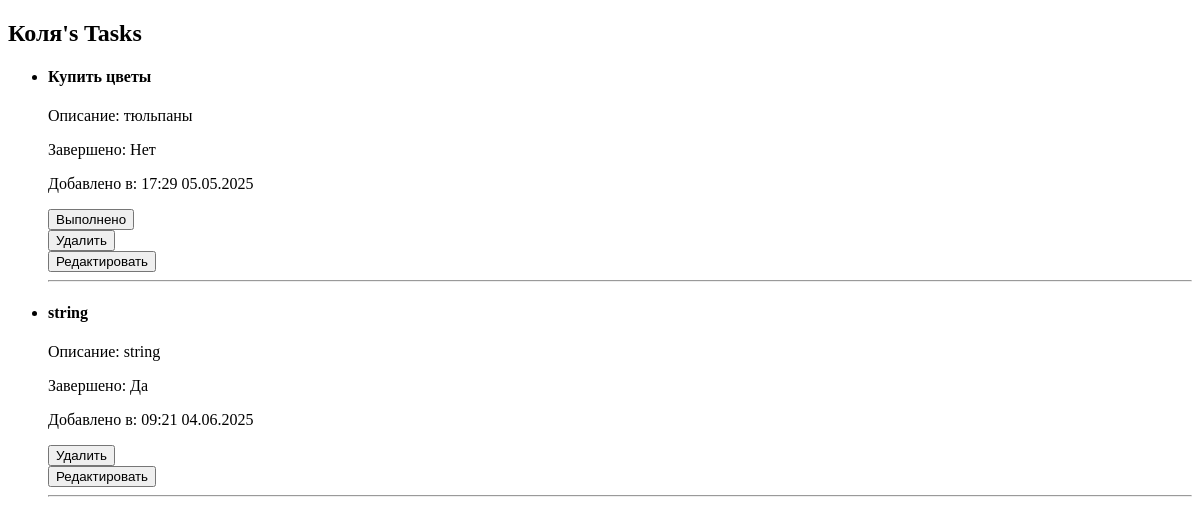
/user/me/tasks (signed in), run on an earlier commit of the app's database.
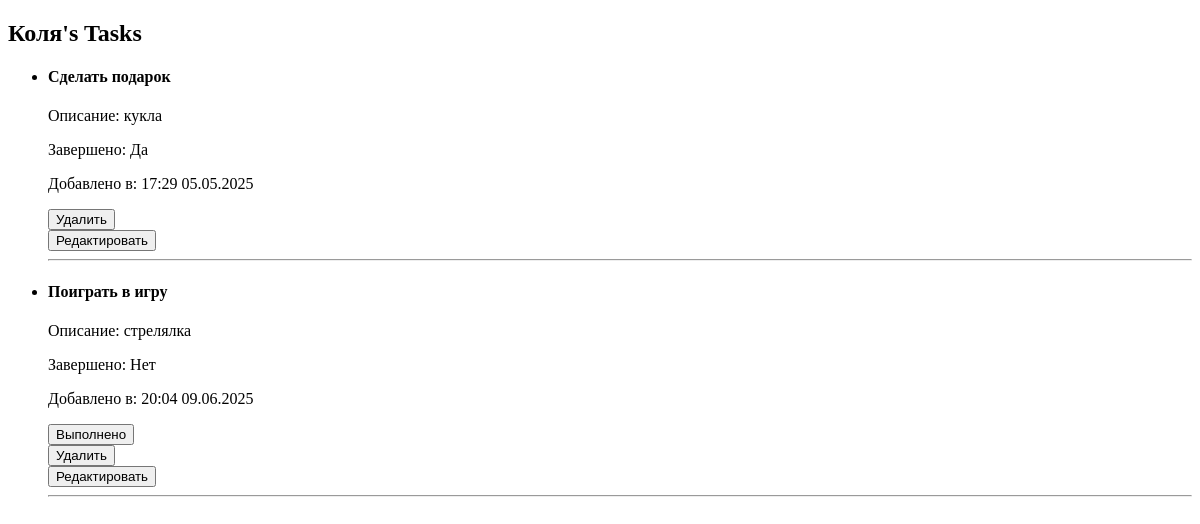
And on a later commit of the database.
### models/users.py (models this page shows)
class User(UserBase, table=True):
    __tablename__ = "users"
    id: int | None = Field(default=None, primary_key=True)
    hashed_password: str

### models/tasks.py (models this page shows)
class Task(TaskBase, table=True):
    __tablename__ = "tasks"
    id: int | None = Field(default=None, primary_key=True)
    is_completed: bool | None = Field(default=False)
    created_at: datetime = Field(
        default_factory=datetime.now,
        sa_column_kwargs={"server_default": func.now()},
        nullable=False,
    )
    user_id: int = Field(foreign_key="users.id", ondelete="CASCADE")

### routers/users.py (the view)
@router.get("/me/tasks")
def my_tasks_page(
    request: Request,
    session: SessionDep,
    current_user: Annotated[User, Depends(get_current_user)],
    offset: int = 0,
    limit: Annotated[int, Query(le=100)] = 100
):
    tasks = session.exec(
        select(Task).where(Task.user_id == current_user.id).offset(offset).limit(limit)
    ).all()
    return templates.TemplateResponse("user_tasks.html", {
        "request": request,
        "tasks": tasks,
        "user": current_user
    })

### templates/user_tasks.html (shortened to what this page needs)
<!DOCTYPE html>
<html>
<head>
</head>
<body>
    <h2>{{ user.username }}'s Tasks</h2>
    {% if tasks %}
        <ul>
        {% for task in tasks %}
            <li>
                <h4>{{ task.title }}</h4>
                <p>Описание: {{ task.description }}</p>
                <p>Завершено: {{ "Да" if task.is_completed else "Нет" }}</p>
                <p>Добавлено в: {{ task.created_at.strftime("%H:%M %d.%m.%Y") }}</p>
                {% if not task.is_completed %}
                <form method="post" action="/task/complete/{{ task.id }}">
                    <button type="submit">Выполнено</button>
                </form>
                {% endif %}
                <form method="post" action="/task/delete/{{ task.id }}" onsubmit="return confirm('Удалить задачу?');">
                    <button type="submit">Удалить</button>
                </form>
                <form method="get" action="/task/editing/{{ task.id }}">
                    <button type="submit">Редактировать</button>
                </form>
                <hr>
            </li>
        {% endfor %}
        </ul>
    {% else %}
        <p>No tasks found</p>
    {% endif %}
</body>
</html>

What changed in the data, as far as the page shows it:
removed Task: title "string", description "string", is_completed "Да", created_at "09:21 04.06.2025"
changed Task: title "Купить цветы" → "Сделать подарок"; description "тюльпаны" → "кукла"; is_completed "Нет" → "Да"; no longer shows "Выполнено"
added Task: title "Поиграть в игру", description "стрелялка", is_completed "Нет", created_at "20:04 09.06.2025"
